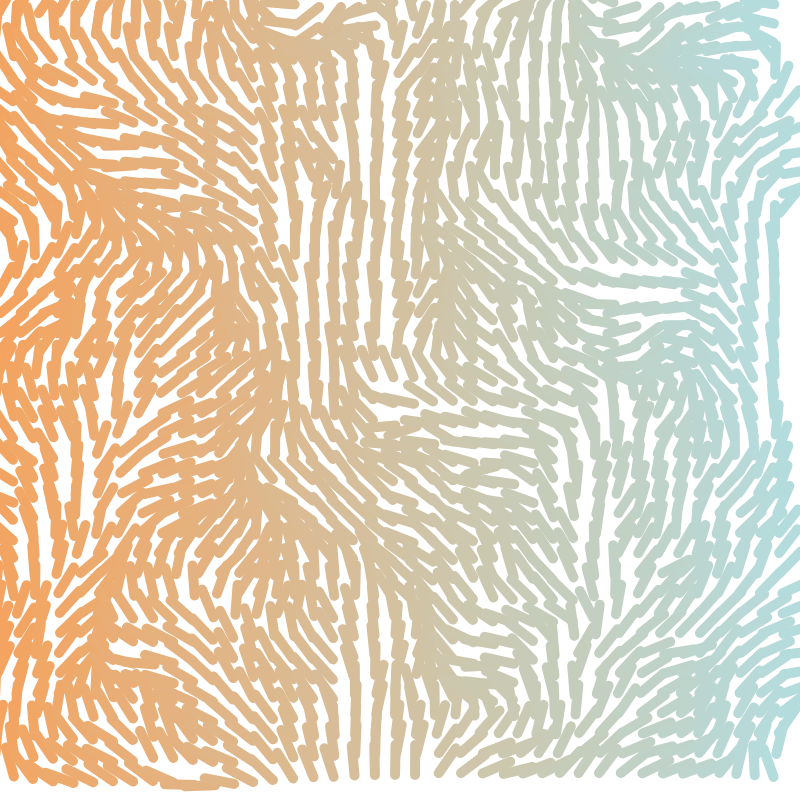
Frame 1 (no input)
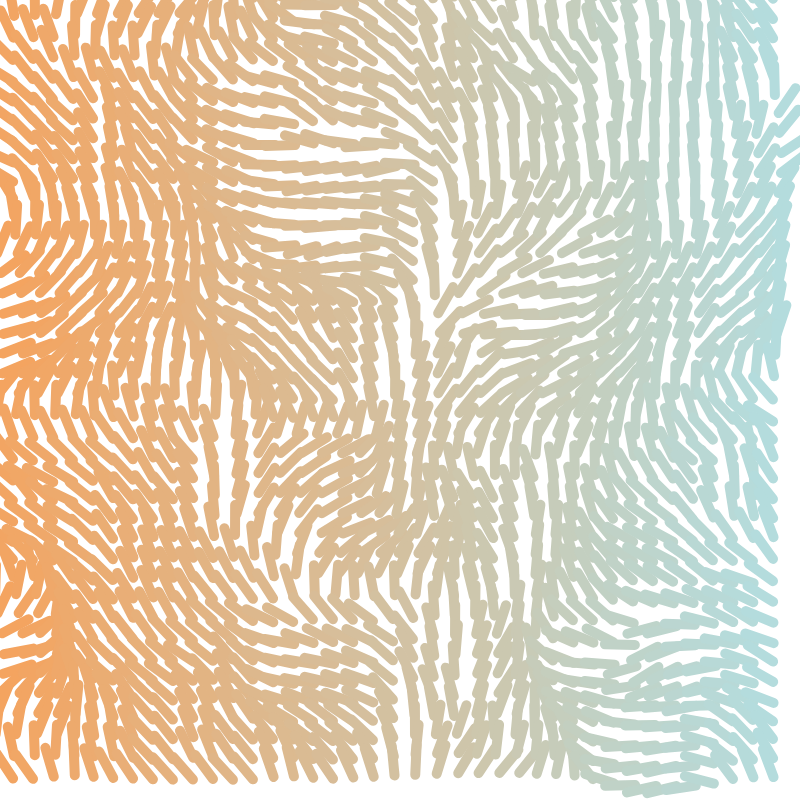
Frame 60 (no input)
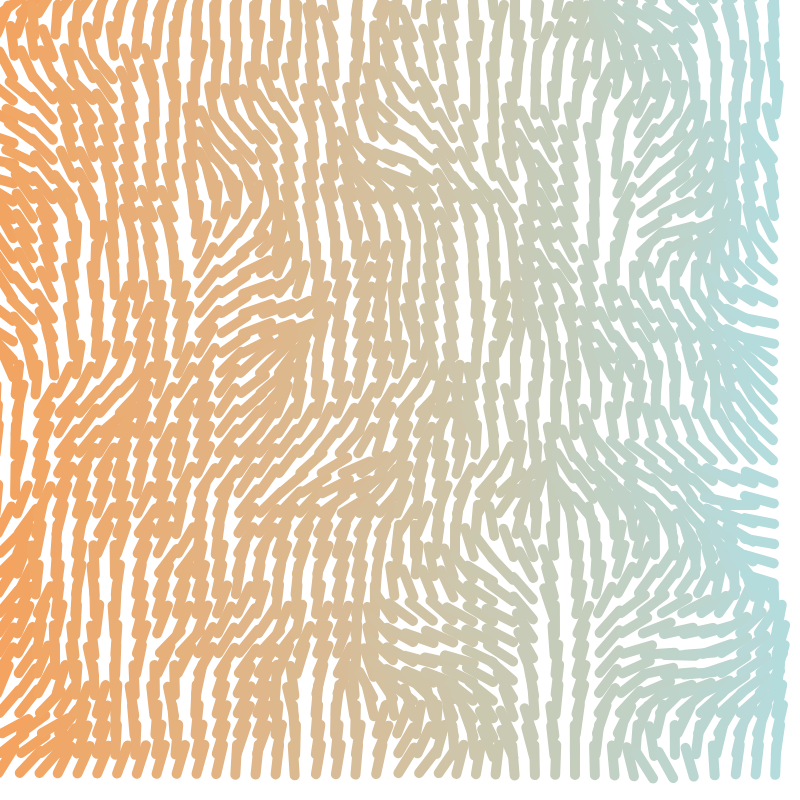
Frame 120 (the mouse pressed at the canvas centre since frame 60)

The p5.js sketch that drew these frames (run headless with seeded random() and noise() and a simulated clock; from frame 60 on, the mouse is pressed at the canvas centre):

// p5.js sketch
// ── sketch.js
let iterator = 0.12;

let scl = 20;
let cols;
let rows;

let zoff = 0;

function preload(){
  // put preload code here
}

function setup() {

  let cnv = createCanvas(800, 800);
  let xCnv = (windowWidth - width) / 2;
  let yCnv = (windowHeight - height) / 2;
  cnv.position(xCnv, yCnv);

  cols = floor(width / scl);
  rows = floor(height / scl);
}

function draw() {
  background(255);

  let yoff = 0;
  for (let x = 0; x < cols; x++){
    let xoff = 0;
    for (let y = 0; y < rows; y ++){
      let index = ( x + y  * width) * 4;
      let angle = noise(xoff, yoff, zoff) * TWO_PI;
      let v = p5.Vector.fromAngle(angle);
      xoff += iterator;
      stroke(0);
      fill(lerpColor(color("sandyBrown"), color("PowderBlue"),yoff / 5));

      push();
      noStroke();
      translate(x * scl, y * scl);
      rotate(v.heading());
      rect(0, 0, scl / 2 , scl * 2, 10);
      pop();
    }
    yoff += iterator;

    zoff += 0.0005;
  }


}
